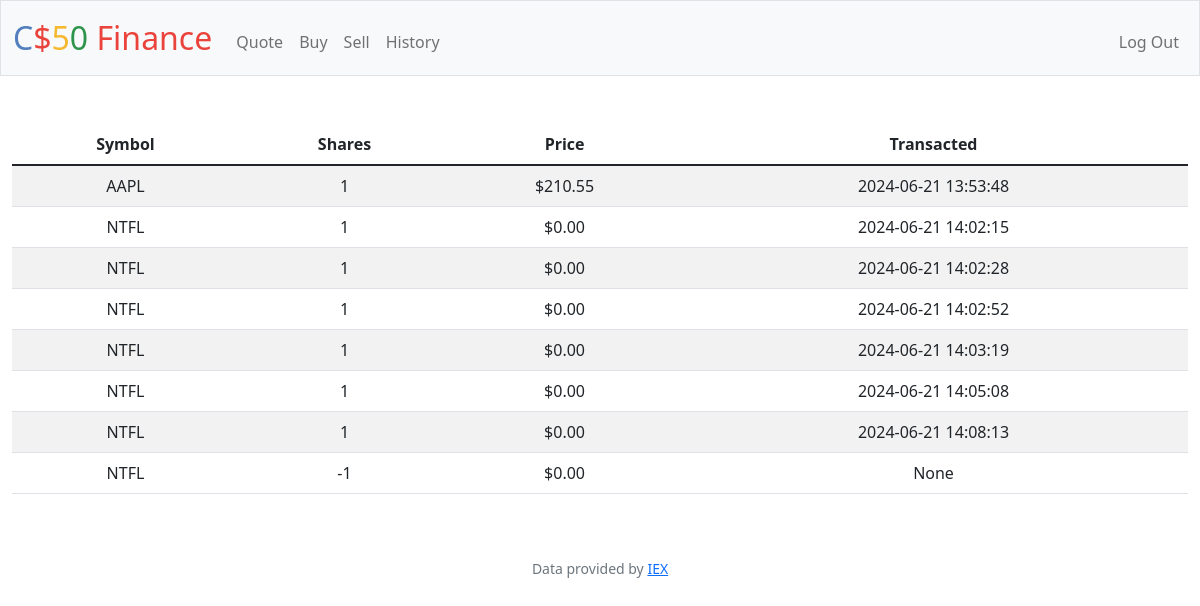
The app's page /history (signed in) with its own data.
### tables this page shows
CREATE TABLE 'transactions' ('user_id' INTEGER, 'Symbol' TEXT, 'Shares' INTEGER, 'Price' INTEGER, 'Total' INTEGER, 'Datetime' DATETIME);

### app.py (the view)
@app.route("/history")
@login_required
def history():
    rows = db.execute("SELECT * FROM users WHERE id = ?;", session["user_id"])
    history = db.execute("SELECT * FROM transactions WHERE user_id = ?;", session["user_id"])
    return render_template("history.html", history=history)

### app.py (called while the page is built)
@app.after_request
def after_request(response):
    response.headers["Cache-Control"] = "no-cache, no-store, must-revalidate"
    response.headers["Expires"] = 0
    response.headers["Pragma"] = "no-cache"
    return response

### helpers.py (called while the page is built)
def login_required(f):
    @wraps(f)
    def decorated_function(*args, **kwargs):
        if session.get("user_id") is None:
            return redirect("/login")
        return f(*args, **kwargs)
    return decorated_function

def usd(value):
    return f"${value:,.2f}"

### templates/history.html (shortened to what this page needs)
{% extends "layout.html" %}
{% block main %}
    <table class="table table-striped">
        <thead>
            <tr>
                <th>Symbol</th>
                <th>Shares</th>
                <th>Price</th>
                <th>Transacted</th>
            </tr>
        </thead>
        <tbody>
            {% for row in history %}
                <tr>
                    <td>{{row['Symbol']}}</td>
                    <td>{{row['Shares']}}</td>
                    <td>{{row['Price']|usd}}</td>
                    <td>{{row['Datetime']}}</td>
                </tr>
            {% endfor %}
        </tbody>
    </table>
{% endblock %}

### records on screen
transactions: Symbol "AAPL", Shares "1", Price "$210.55", Datetime "2024-06-21 13:53:48"
transactions: Symbol "NTFL", Shares "1", Price "$0.00", Datetime "2024-06-21 14:02:15"
transactions: Symbol "NTFL", Shares "1", Price "$0.00", Datetime "2024-06-21 14:02:28"
transactions: Symbol "NTFL", Shares "1", Price "$0.00", Datetime "2024-06-21 14:02:52"
transactions: Symbol "NTFL", Shares "1", Price "$0.00", Datetime "2024-06-21 14:03:19"
transactions: Symbol "NTFL", Shares "1", Price "$0.00", Datetime "2024-06-21 14:05:08"
transactions: Symbol "NTFL", Shares "1", Price "$0.00", Datetime "2024-06-21 14:08:13"
transactions: Symbol "NTFL", Shares "-1", Price "$0.00", Datetime "None"
